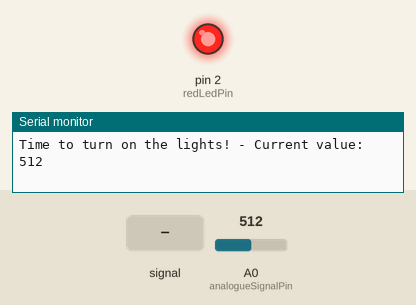
Recording of a sketch running on a simulated Arduino Uno, built with avr-gcc and run on an emulated ATmega328P. Parts: output pins drawn as LEDs (lit = HIGH), the last lines printed to the serial monitor. Inputs (shaded band) come from the test bench; at power-on: A0 (analogueSignalPin) = 512.

Above: at 1.3 s.
1.4 s: A0 (analogueSignalPin) fed a 200 Hz sine of ±460 counts around its level
At 2.3 s:
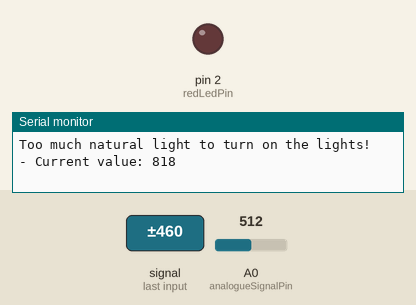
4.4 s: A0 (analogueSignalPin) set to 591
At 4.9 s:
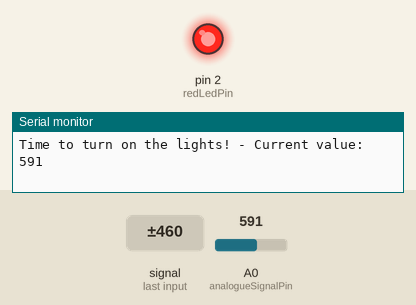
7.4 s: A0 (analogueSignalPin) set to 610
At 8.7 s:
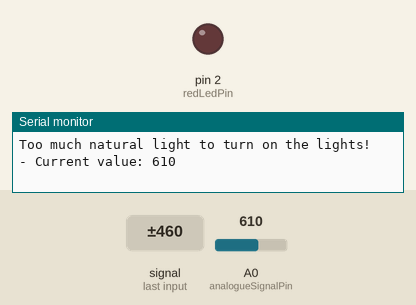
9.0 s: A0 (analogueSignalPin) fed a 1000 Hz sine of ±255 counts around its level
At 9.4 s:
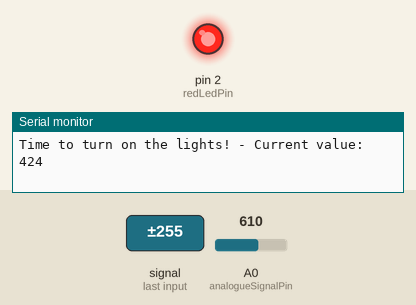
12.0 s: A0 (analogueSignalPin) set to 590
At 12.4 s:
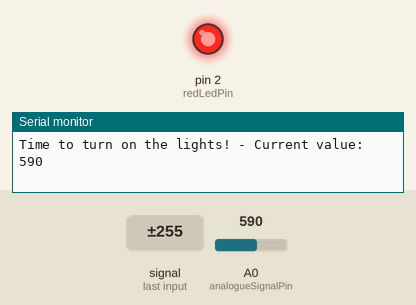
15.0 s: A0 (analogueSignalPin) fed a 2 Hz sine of ±306 counts around its level
At 15.5 s:
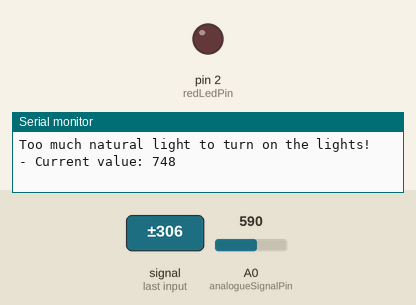
Timing chart, 0 to 18.0 s (numbered marks = the images above; inputs shaded):
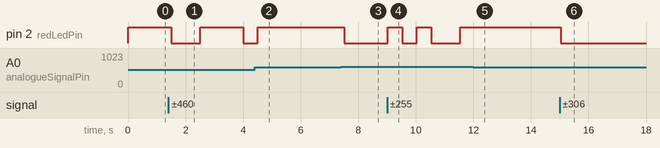

The sketch:

assessment1.project.artefact.mycode.0.1.1.0.nc.ino
```cpp
/*
  Control when a red LED light is to be turned on or off depending on the given
  light intensity by measured with a light sensor.
*/
// Declare variables
int redLedPin = 2;

int analogueSignalPin = A0;
int analogueValue = 0;

// Set variables
void setup () {
  pinMode(redLedPin, OUTPUT);

  pinMode(analogueSignalPin, INPUT);

  Serial.begin(9600);
}

// Circuit control code
void loop () {
  analogueValue = analogRead(analogueSignalPin);

  if (analogueValue <= 600) {
    digitalWrite(redLedPin, HIGH);
    Serial.print("Time to turn on the lights! - Current value: ");
  }
  else {
    Serial.print("Too much natural light to turn on the lights! - Current value: ");
  }

  Serial.println(analogueValue);

  delay(500);

  digitalWrite(redLedPin, LOW);
}
```

Measured:
- the behaviour switches between 600 and 601 on A0 (analogueSignalPin) (found by bisection; images 2 and 3)
- after the input at 1.4 s, pin 2 (redLedPin): HIGH → LOW after 0.10 s, → HIGH 1.0 s later, → LOW 1.5 s later
- after the input at 4.4 s, pin 2 (redLedPin): goes on until 4.5 s, then stays HIGH
- after the input at 7.4 s, pin 2 (redLedPin): HIGH → LOW after 0.12 s
- after the input at 9.0 s, pin 2 (redLedPin): goes HIGH 0.50 s, LOW 0.50 s, HIGH 0.50 s, LOW 1.0 s, then HIGH, starting at once
- after the input at 12.0 s, pin 2 (redLedPin): stops changing and stays HIGH
- after the input at 15.0 s, pin 2 (redLedPin): HIGH → LOW at once
